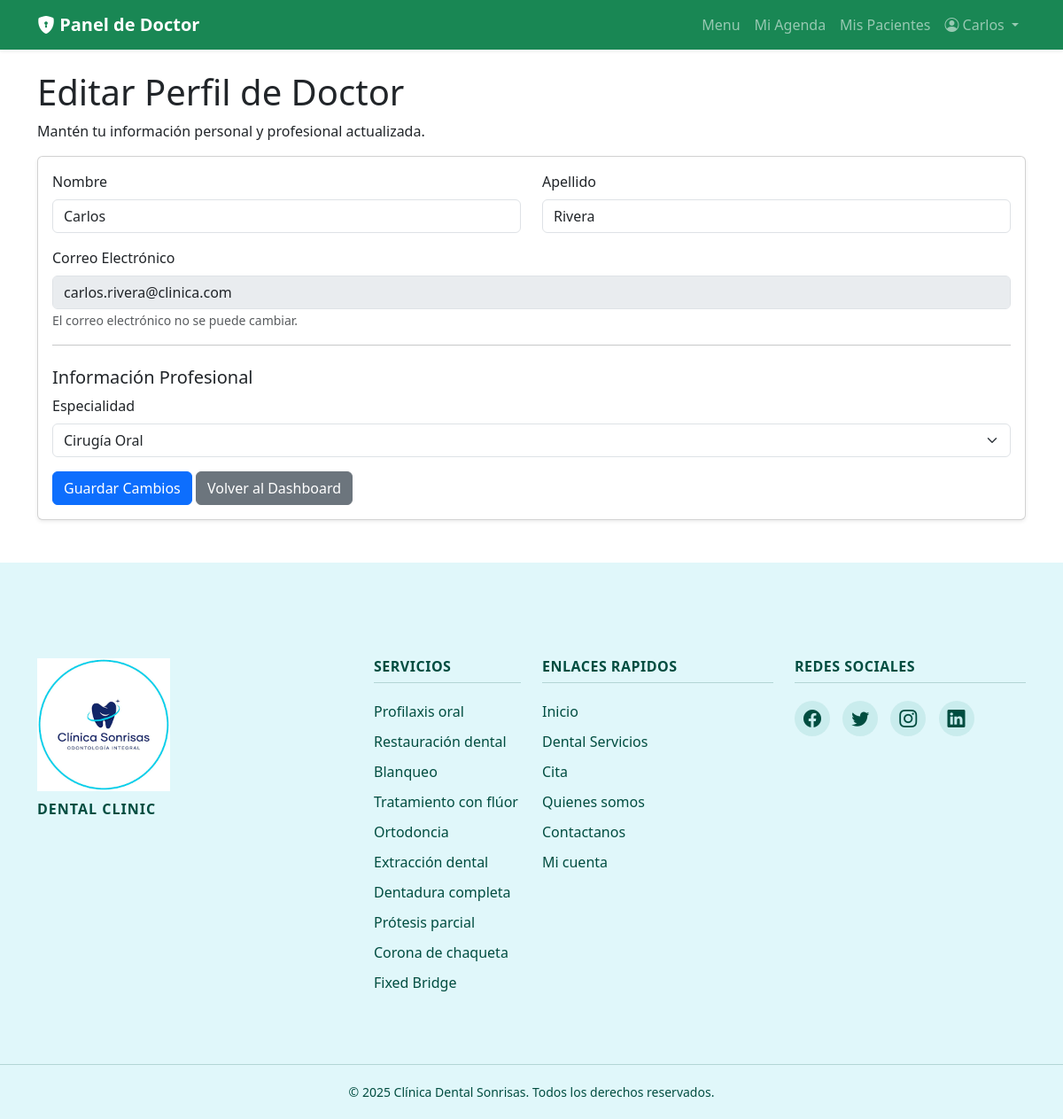
The app's page /doctor/editar_perfil.php (signed in) with its own data.
### tables this page shows
CREATE TABLE `doctores` (
  `id_doctor` int(11) NOT NULL,
  `id_usuario` int(11) NOT NULL,
  `id_especialidad` int(11) NOT NULL
);

CREATE TABLE `usuarios` (
  `id_usuario` int(11) NOT NULL,
  `nombre` varchar(100) NOT NULL,
  `apellido` varchar(100) NOT NULL,
  `celular` varchar(20) DEFAULT NULL,
  `dni` varchar(20) DEFAULT NULL,
  `correo` varchar(100) NOT NULL,
  `password` varchar(255) NOT NULL,
  `rol` enum('paciente','doctor','administrador') NOT NULL,
  `estado` enum('activo','inactivo') NOT NULL DEFAULT 'activo',
  `fecha_registro` timestamp NOT NULL DEFAULT current_timestamp()
);

CREATE TABLE `especialidades` (
  `id_especialidad` int(11) NOT NULL,
  `nombre_especialidad` varchar(100) NOT NULL,
  `estado` enum('activo','inactivo') NOT NULL DEFAULT 'activo'
);

### doctor/editar_perfil.php (the view, shortened to what this page needs)
<?php
require_once __DIR__ . '/../includes/config.php';
$id_usuario = $_SESSION['id_usuario'];
$sql_get = "SELECT u.nombre, u.apellido, u.correo, d.id_especialidad
            FROM usuarios u
            JOIN doctores d ON u.id_usuario = d.id_usuario
            WHERE u.id_usuario = ?";
$stmt_get = $mysqli->prepare($sql_get);
$stmt_get->bind_param("i", $id_usuario);
$stmt_get->execute();
$doctor = $stmt_get->get_result()->fetch_assoc();
$especialidades = $mysqli->query("SELECT id_especialidad, nombre_especialidad FROM especialidades ORDER BY nombre_especialidad");
?>
<?php require_once ROOT_PATH . '/includes/header.php'; ?>
<h1>Editar Perfil de Doctor</h1>
<p>Mantén tu información personal y profesional actualizada.</p>
<div class="card shadow-sm">
    <div class="card-body">
        <form method="POST" action="<?php echo htmlspecialchars($_SERVER['PHP_SELF']); ?>">
            <div class="row">
                <div class="col-md-6 mb-3">
                    <label for="nombre" class="form-label">Nombre</label>
                    <input type="text" class="form-control" id="nombre" name="nombre" value="<?php echo htmlspecialchars($doctor['nombre']); ?>" required>
                </div>
                <div class="col-md-6 mb-3">
                    <label for="apellido" class="form-label">Apellido</label>
                    <input type="text" class="form-control" id="apellido" name="apellido" value="<?php echo htmlspecialchars($doctor['apellido']); ?>" required>
                </div>
            </div>
            <div class="mb-3">
                 <label for="correo" class="form-label">Correo Electrónico</label>
                 <input type="email" class="form-control" id="correo" value="<?php echo htmlspecialchars($doctor['correo']); ?>" disabled readonly>
                 <small class="form-text text-muted">El correo electrónico no se puede cambiar.</small>
            </div>
            <hr>
            <h5 class="mt-4">Información Profesional</h5>
            <div class="mb-3">
                <label for="id_especialidad" class="form-label">Especialidad</label>
                <select class="form-select" id="id_especialidad" name="id_especialidad" required>
                    <?php if ($especialidades->num_rows > 0): ?>
                        <?php while($esp = $especialidades->fetch_assoc()): ?>
                            <option value="<?php echo $esp['id_especialidad']; ?>" <?php echo ($esp['id_especialidad'] == $doctor['id_especialidad']) ? 'selected' : ''; ?>>
                                <?php echo htmlspecialchars($esp['nombre_especialidad']); ?>
                            </option>
                        <?php endwhile; ?>
                    <?php endif; ?>
                </select>
            </div>
            <button type="submit" class="btn btn-primary">Guardar Cambios</button>
            <a href="<?php echo BASE_URL; ?>doctor/index.php" class="btn btn-secondary">Volver al Dashboard</a>
        </form>
    </div>
</div>
<?php require_once ROOT_PATH . '/includes/footer.php'; ?>

### records on screen
doctores: nombre "Carlos", apellido "Rivera", id_usuario.correo "carlos.rivera@clinica.com", id_especialidad "Cirugía Oral"

### other values on screen
$_SESSION["nombre"] "Carlos"
